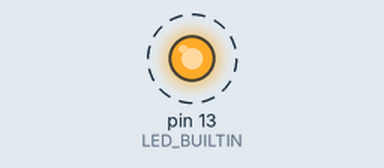
The sketch below on a simulated Arduino Uno, built with avr-gcc and run on an emulated ATmega328P. On the bench: output pins drawn as LEDs (lit = HIGH). Dashed ring = blinking. What the sketch prints to the serial monitor is not drawn.

Above: at 0.2 s.
Timing chart, 0 to 3.0 s (numbered marks = the images above):
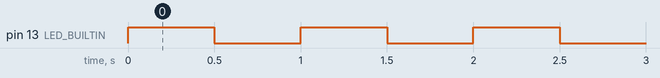

The sketch:

JB_LED_Task1.ino
```cpp
const unsigned int OFFSET_ms = 10 * 1000;
unsigned long g_end_ms;
unsigned long g_loopCounter = 0;

void setup()
{
  Serial.begin(57600);
  pinMode(LED_BUILTIN, OUTPUT);

  g_end_ms = millis() + OFFSET_ms - 1;
}

void loop()
{
  digitalWrite(LED_BUILTIN, HIGH);
  delay(500);
  digitalWrite(LED_BUILTIN, LOW);
  delay(500);

  g_loopCounter++;
  if (millis() >= g_end_ms) {
    Serial.println(g_loopCounter);
    g_loopCounter = 0;
    g_end_ms = millis() + OFFSET_ms;
  }
}
```

Measured:
- by itself, pin 13 (LED_BUILTIN): alternates HIGH for 0.50 s and LOW for 0.50 s
